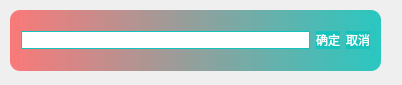
<?xml version="1.0" encoding="UTF-8"?>
<ui version="4.0">
 <class>DlgTasksClass</class>
 <widget class="QWidget" name="DlgTasksClass">
  <property name="geometry">
   <rect>
    <x>0</x>
    <y>0</y>
    <width>402</width>
    <height>85</height>
   </rect>
  </property>
  <property name="windowTitle">
   <string>DlgTasks</string>
  </property>
  <property name="styleSheet">
   <string notr="true"/>
  </property>
  <widget class="QFrame" name="frame">
   <property name="geometry">
    <rect>
     <x>10</x>
     <y>10</y>
     <width>371</width>
     <height>61</height>
    </rect>
   </property>
   <property name="styleSheet">
    <string notr="true">#frame
{
 	background-color: qlineargradient(spread:pad, x1:0, y1:0, x2:1, y2:0, stop:0 rgba(251,102,102, 220), stop:1 rgba(20,196,188, 230));
	border:none;
	border-radius:10px;
}
#lineEdit
{
	font: 25 12pt '微软雅黑 Light';
	color: rgb(31,31,31);
	padding-left:20px; 
	background-color: rgb(255, 255, 255);
	border:1px solid rgb(20,196,188);
	border-radius:10px;
}
QPushButton
{
	font: 25 12pt '微软雅黑';
	color: rgb(255,255,255);
	background-color: rgb(20,196,188);
	border:none;
	border-radius:10px;
}
QPushButton
{
	font: 25 12pt '微软雅黑';
	color: rgb(255,255,255);
	background-color: rgb(20,196,188);
	border:none;
	border-radius:10px;
}
QPushButton:hover
{
	background-color: rgb(22,218,208);
}
QPushButton:pressed
{
	background-color: rgb(17,171,164);
}
</string>
   </property>
   <property name="frameShape">
    <enum>QFrame::NoFrame</enum>
   </property>
   <property name="frameShadow">
    <enum>QFrame::Raised</enum>
   </property>
   <layout class="QHBoxLayout" name="horizontalLayout">
    <item>
     <widget class="QLineEdit" name="lineEdit"/>
    </item>
    <item>
     <widget class="QPushButton" name="btnConfirm">
      <property name="text">
       <string>确定</string>
      </property>
     </widget>
    </item>
    <item>
     <widget class="QPushButton" name="btnCancel">
      <property name="text">
       <string>取消</string>
      </property>
     </widget>
    </item>
   </layout>
  </widget>
 </widget>
 <layoutdefault spacing="6" margin="11"/>
 <resources/>
 <connections/>
</ui>
